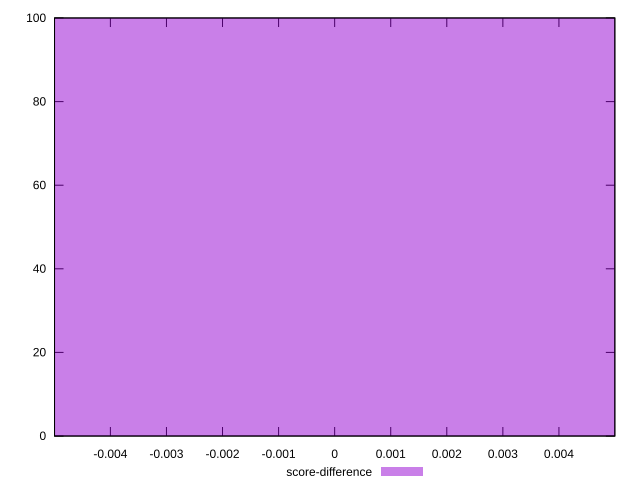

gnuplot code for this plot:
reset

$scoreDifference <<EOF
0 100
EOF

set key outside below
set boxwidth 0.011199140227606838
set xrange [-0.004996197287148174:0.004996822931123912]
set yrange [0:100]
set trange [0:100]
set style fill transparent solid 0.5 noborder
set terminal svg size 640, 490 enhanced background rgb 'white'
set output "report_00008_2021-01-22T20:58:29.167/first-cpu-idle/samples/pages/score-difference/histogram.svg"

plot $scoreDifference title "score-difference" with boxes

reset
